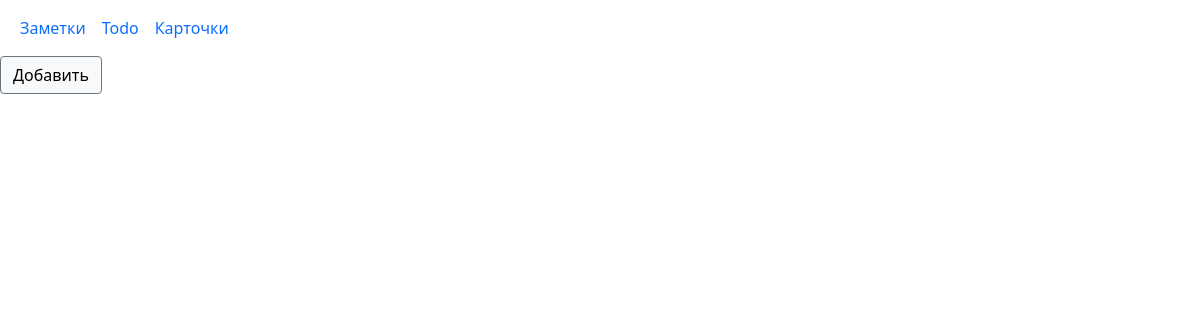
/notes/ (signed in), run on an earlier commit of the app's database.
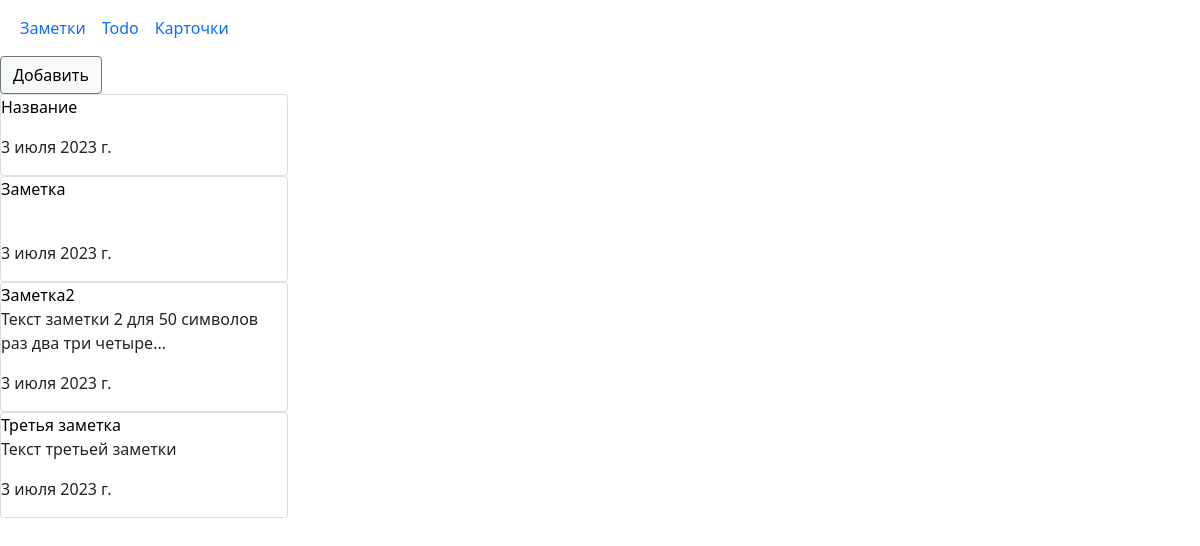
And on a later commit of the database.
### notes/models.py (models this page shows, shortened)
class Note(models.Model):
	note_title = models.CharField('Название', max_length=255)
	note_text = models.TextField('Текст', blank=True)
	pub_date = models.DateTimeField('Дата публикации', auto_now_add=True)
	update_date = models.DateTimeField('Дата обновления', auto_now=True)
	class Meta:
		verbose_name = 'Заметка'
		verbose_name_plural = 'Заметки'
		ordering = ['-update_date']

### notes/views.py (the view)
# urls.py: path('', views.IndexNotes.as_view(), name='index_notes'),
class IndexNotes(ListView):
	model = Note
	template_name = 'notes/index_notes.html'
	context_object_name = 'notes_list'

### notes/templatetags/notes_tags.py (called while the page is built)
@register.filter
def limit_length(string):
	if len(string) > 50:
		return f'{string[:50]}...'
	return string

### templates/notes/index_notes.html
{% extends 'base.html' %}
{% load notes_tags %}
{% block main %}
	<button class="btn btn-light border-secondary"><a href="{% url 'notes:create_note' %}">Добавить</a></button>
	{% for note in notes_list %}
		<div class="card" style="width: 18rem;">
			<a href="{% url 'notes:change_note' note.id %}">{{ note.note_title }}</a>
			<p>{{ note.note_text|safe|limit_length }}</p>
			<p>{{ note.update_date|date }}</p>
		</div>
	{% endfor %}
{% endblock %}

### templates/base.html (shortened to what this page needs)
<!DOCTYPE html>
{% load static %}
<html lang="en">
<head>
	<link href="https://cdn.jsdelivr.net/npm/bootstrap@5.0.2/dist/css/bootstrap.min.css" rel="stylesheet">
	<link rel="stylesheet" href="{% static 'style.css' %}" type='text/css'>
</head>
<body>
	<header>{% include 'head.html' %}</header>
	<main>{% block main %}{% endblock %}</main>
</body>
</html>

### templates/head.html
<nav class="navbar navbar-expand-lg">
	<div class="container-fluid d-flex">
		<ul class="navbar-nav">
			<li class="nav-item"><div><a href="{% url 'notes:index_notes' %}" class="nav-link">Заметки</a></div></li>
			<li class="nav-item"><div><a href="{% url 'todo:today' %}" class="nav-link">Todo</a></div></li>
			<li class="nav-item"><div><a href="{% url 'cards:index_folders' %}" class="nav-link">Карточки</a></div></li>
		</ul>
	</div>
</nav>

### static/style.css (style rules this page uses)
a { text-decoration: none; color: #000; }

What changed in the data, as far as the page shows it:
added Note: note_title "Название", update_date "3 июля 2023 г."
added Note: note_title "Заметка", update_date "3 июля 2023 г."
added Note: note_title "Заметка2", note_text|limit_length "Текст заметки 2 для 50 символов раз два три четыре...", update_date "3 июля 2023 г."
added Note: note_title "Третья заметка", note_text|limit_length "Текст третьей заметки", update_date "3 июля 2023 г."
